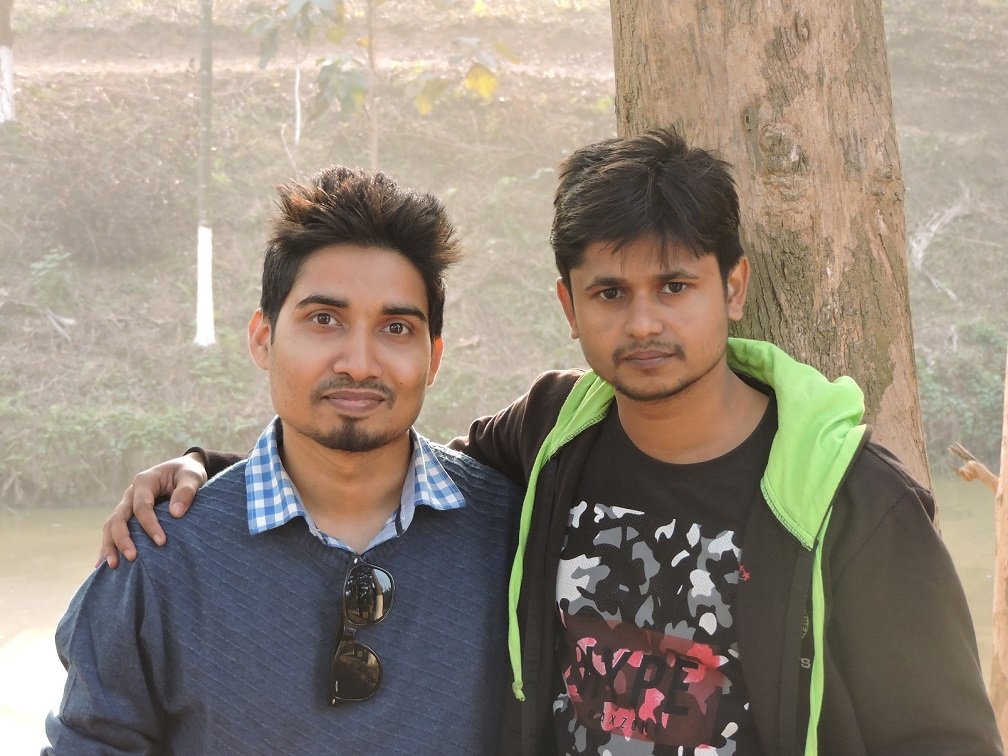
#> input picture face_detection/images/oli_sani.jpg, 1008 x 756 px
$ python detect_faces.py   (older library calls are emulated)
#> lines starting #> are read from the running program, lines starting #| are printed output that depends on the picture
### face_detection/utilities/facedetector.py
import cv2


class FaceDetector:
    def __init__(self, face_cascade_path):
        # Load the face detector
        self.face_cascade = cv2.CascadeClassifier(face_cascade_path)

    def detect(self, image, scale_factor=1.1, min_neighbors=5):
        # Detect faces in the image
        boxes = self.face_cascade.detectMultiScale(image, scale_factor, min_neighbors, flags=cv2.CASCADE_SCALE_IMAGE)

        # Return the bounding boxes
        return boxes

### face_detection/detect_faces.py
from utilities.facedetector import FaceDetector
import cv2

# Define paths
image_path = 'images/oli_sani.jpg'
cascade_path = 'cascades/haarcascade_frontalface_default.xml'

# Load the image and convert it to greyscale
image = cv2.imread(image_path)
#> image is the input picture: shape (756, 1008, 3); mean B, G, R 122.9, 135.9, 147.8
gray = cv2.cvtColor(image, cv2.COLOR_BGR2GRAY)
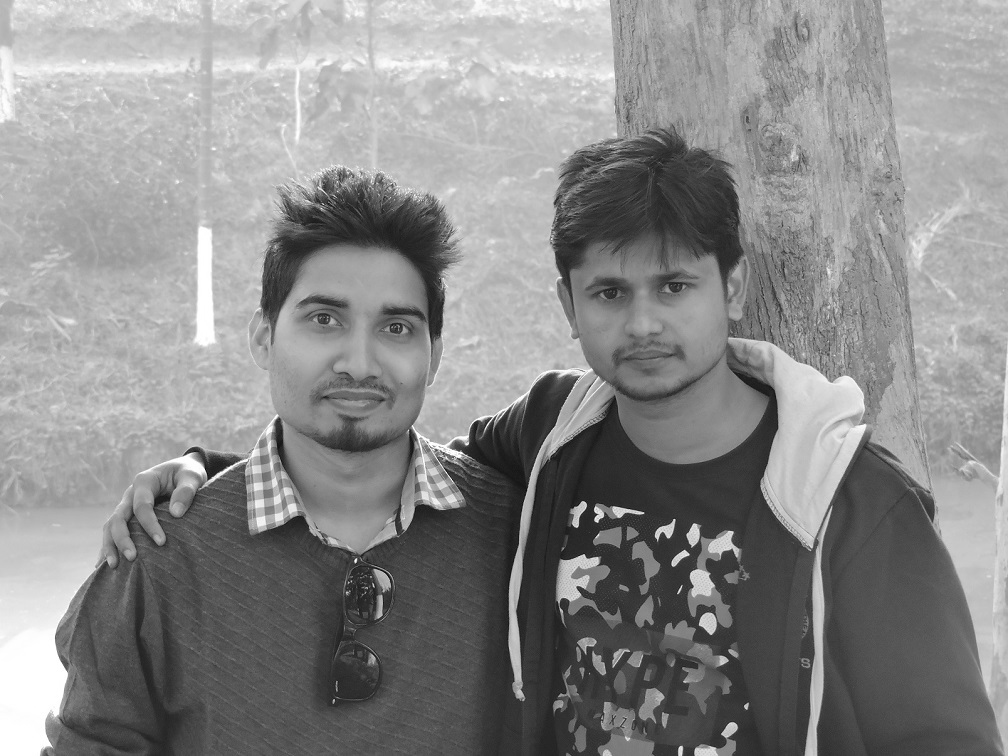
#> gray: shape (756, 1008); min 7, max 255, mean 138

# Find faces in the image
detector = FaceDetector(cascade_path)
face_boxes = detector.detect(gray, 1.2, 5)
#> in detect, `boxes = self.face_cascade.detectMultiScale(image, scale_factor, min_ne..`: boxes = [[543, 213, 202, 202], [244, 231, 233, 233]]
#> face_boxes = [[543, 213, 202, 202], [244, 231, 233, 233]]
print("{} face(s) found".format(len(face_boxes)))
#| 2 face(s) found
# setup text
font = cv2.FONT_HERSHEY_SIMPLEX
text = "{} face(s) found".format(len(face_boxes))
#> text = '2 face(s) found'

# get boundary of this text
textsize = cv2.getTextSize(text, font, 1, 2)[0]
#> textsize = (254, 22)

# get coords based on boundary
# textX = (image.shape[1] - textsize[0]) //2
# textY = (image.shape[0] + textsize[1]) // 2
textX=0
textY=50

# add text centered on image
cv2.putText(image, text, (textX, textY ), font, 1, (0, 0, 255), 2)
# cv2.putText()

# Loop over the faces and draw a rectangle around each
for (x, y, w, h) in face_boxes:
    cv2.rectangle(image, (x, y), (x + w, y + h), (0, 255, 0), 2)
#> this loop made 2 passes
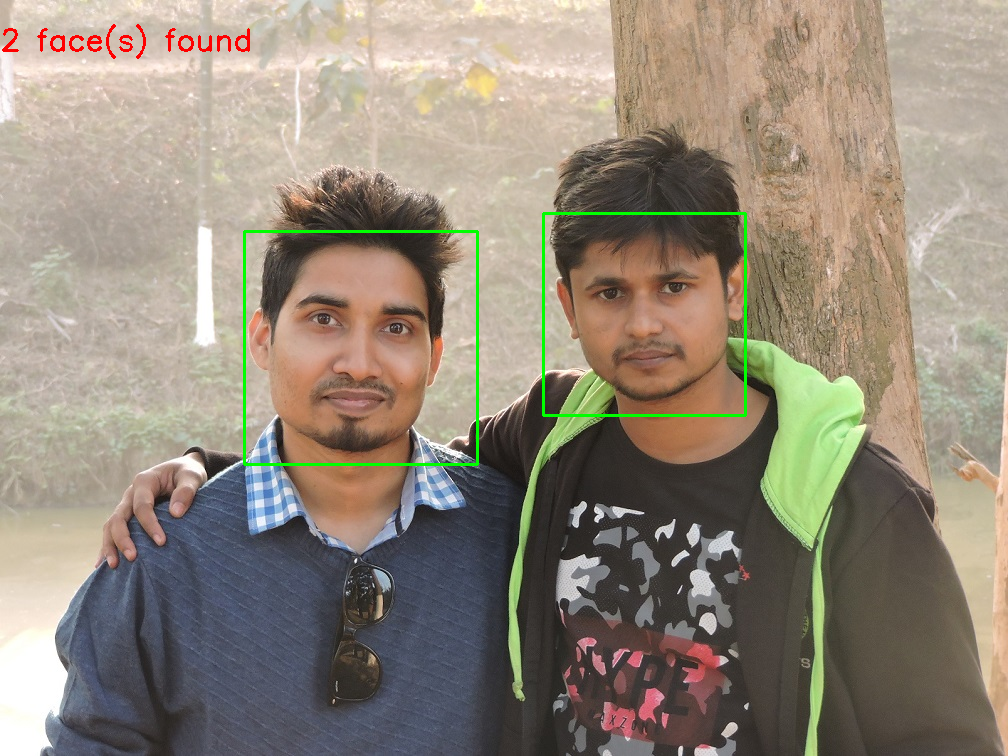
#> image: shape (756, 1008, 3); mean B, G, R 121.7, 136.4, 146.9
# Save the detected faces
cv2.imwrite('images/count_face.png',image)
# Show the detected faces
cv2.imshow("Faces", image)
cv2.waitKey(0)

$ run again, with face_detection/images/obama.png saved as face_detection/images/oli_sani.jpg
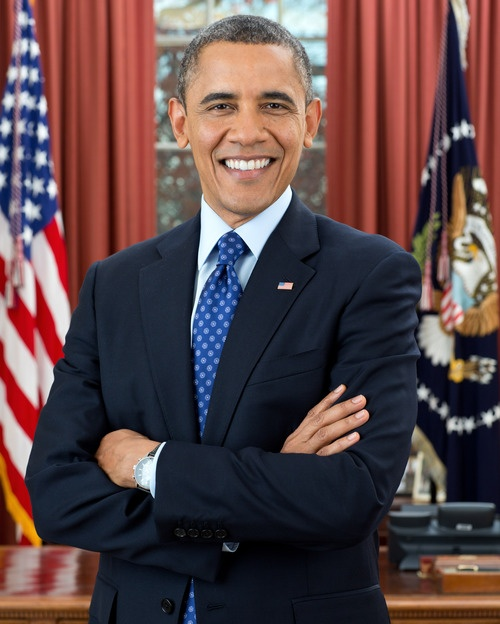
#> input picture face_detection/images/obama.png, 500 x 624 px
#> image is the input picture: shape (624, 500, 3); mean B, G, R 71.8, 70, 92.6
#> `gray = cv2.cvtColor(image, cv2.COLOR_BGR2GRAY)`:
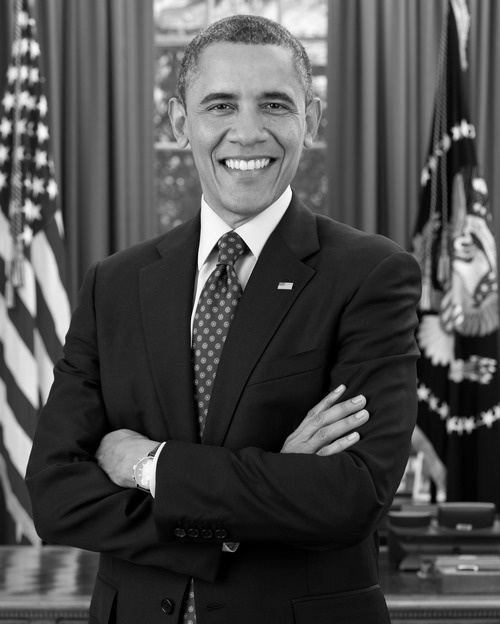
#> gray: shape (624, 500); min 0, max 253, mean 77
#> boxes = [[176, 51, 141, 141]]
#| 1 face(s) found
#> text = '1 face(s) found'
#> textsize = (254, 22)
#> the loop `for (x, y, w, h) in face_boxes:` made 1 pass
#> after the loop `for (x, y, w, h) in face_boxes:`:
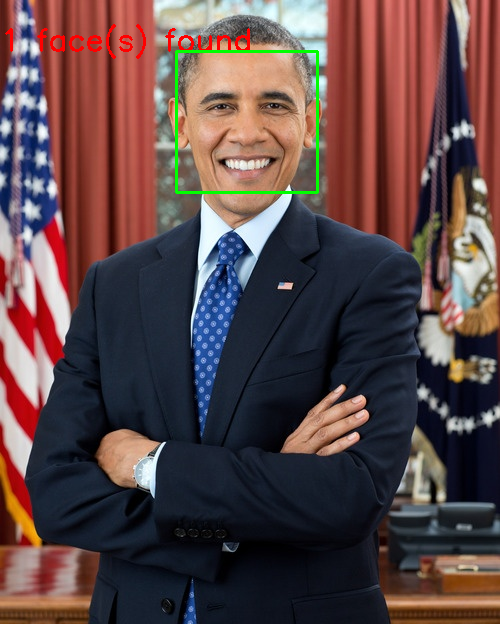
#> image: shape (624, 500, 3); mean B, G, R 70.7, 70.2, 92.2

$ run again, with face_detection/images/obama2.png saved as face_detection/images/oli_sani.jpg
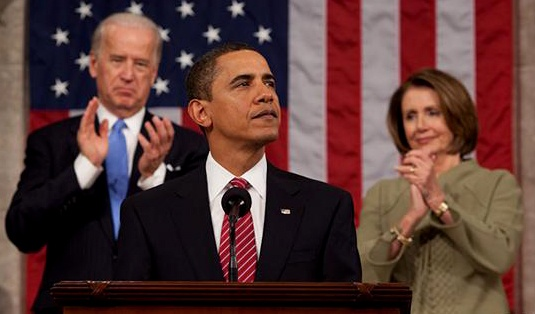
#> input picture face_detection/images/obama2.png, 535 x 314 px
#> image is the input picture: shape (314, 535, 3); mean B, G, R 56.4, 59.6, 91.5
#> `gray = cv2.cvtColor(image, cv2.COLOR_BGR2GRAY)`:
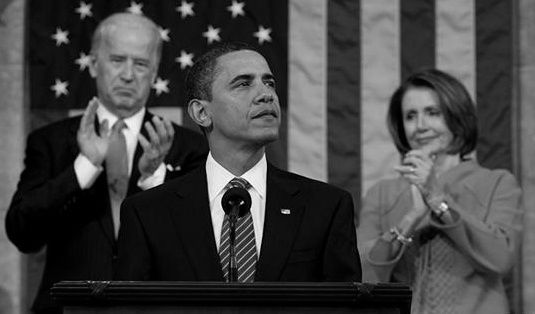
#> gray: shape (314, 535); min 0, max 253, mean 68.8
#> boxes = [[392, 92, 59, 59], [95, 35, 67, 67], [214, 50, 84, 84]]
#> face_boxes has the same summary as boxes in detect
#| 3 face(s) found
#> text = '3 face(s) found'
#> textsize = (254, 22)
#> the loop `for (x, y, w, h) in face_boxes:` made 3 passes
#> after the loop `for (x, y, w, h) in face_boxes:`:
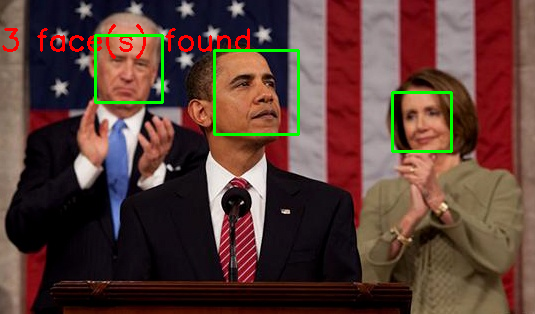
#> image: shape (314, 535, 3); mean B, G, R 54.8, 61.7, 91.2
